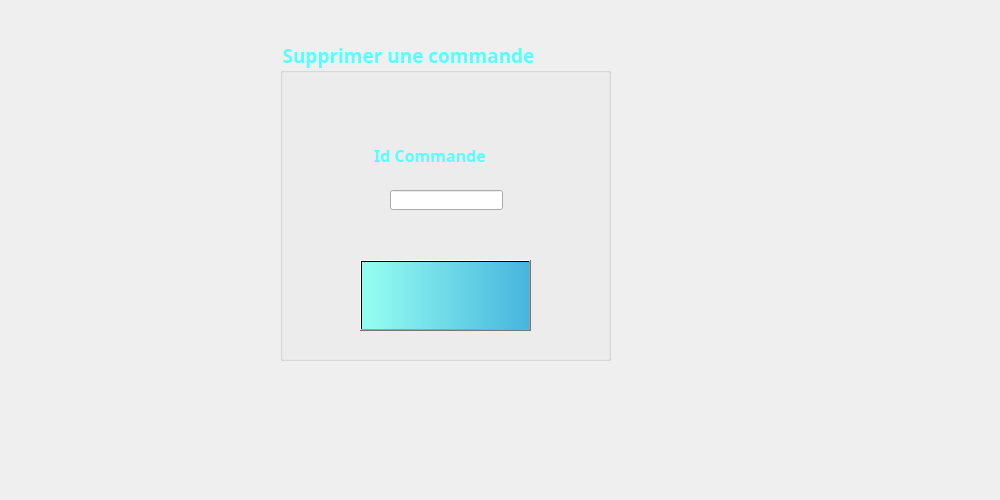
      <widget class="QWidget" name="tab_11">
       <attribute name="title">
        <string>Supprimer</string>
       </attribute>
       <widget class="QGroupBox" name="groupBox_6">
        <property name="geometry">
         <rect>
          <x>280</x>
          <y>40</y>
          <width>331</width>
          <height>321</height>
         </rect>
        </property>
        <property name="font">
         <font>
          <family>Lucida Calligraphy</family>
          <pointsize>14</pointsize>
          <weight>75</weight>
          <bold>true</bold>
         </font>
        </property>
        <property name="layoutDirection">
         <enum>Qt::LeftToRight</enum>
        </property>
        <property name="styleSheet">
         <string notr="true">color: rgb(255, 80, 97);
color: rgb(0, 255, 255);
color: rgb(85, 255, 255);
</string>
        </property>
        <property name="title">
         <string>Supprimer une commande</string>
        </property>
        <widget class="QLabel" name="label_43">
         <property name="geometry">
          <rect>
           <x>168</x>
           <y>318</y>
           <width>2101</width>
           <height>2211</height>
          </rect>
         </property>
         <property name="text">
          <string/>
         </property>
         <property name="pixmap">
          <pixmap>macaron.jpg</pixmap>
         </property>
        </widget>
        <widget class="QPushButton" name="pushButton_6">
         <property name="geometry">
          <rect>
           <x>80</x>
           <y>220</y>
           <width>171</width>
           <height>71</height>
          </rect>
         </property>
         <property name="font">
          <font>
           <family>Lucida Calligraphy</family>
           <pointsize>11</pointsize>
           <weight>75</weight>
           <bold>true</bold>
          </font>
         </property>
         <property name="styleSheet">
          <string notr="true">background-color: qlineargradient(spread:pad, x1:0, y1:0, x2:1, y2:0, stop:0 rgba(150, 255, 242, 255), stop:1 rgba(71, 181, 222, 255));</string>
         </property>
         <property name="text">
          <string/>
         </property>
         <property name="icon">
          <iconset>
           <normaloff>../../../../Downloads/poubelle.png</normaloff>../../../../Downloads/poubelle.png</iconset>
         </property>
         <property name="iconSize">
          <size>
           <width>150</width>
           <height>150</height>
          </size>
         </property>
        </widget>
        <widget class="QLabel" name="label_45">
         <property name="geometry">
          <rect>
           <x>90</x>
           <y>100</y>
           <width>171</width>
           <height>31</height>
          </rect>
         </property>
         <property name="font">
          <font>
           <family>Lucida Calligraphy</family>
           <pointsize>12</pointsize>
           <weight>75</weight>
           <bold>true</bold>
          </font>
         </property>
         <property name="text">
          <string> Id Commande</string>
         </property>
        </widget>
        <widget class="QLineEdit" name="lineEdit_16">
         <property name="geometry">
          <rect>
           <x>110</x>
           <y>150</y>
           <width>113</width>
           <height>20</height>
          </rect>
         </property>
        </widget>
       </widget>
       <widget class="QLabel" name="label_46">
        <property name="geometry">
         <rect>
          <x>-30</x>
          <y>-90</y>
          <width>991</width>
          <height>491</height>
         </rect>
        </property>
        <property name="text">
         <string/>
        </property>
        <property name="pixmap">
         <pixmap>../../../../Downloads/154381946_1831634480335042_4446684979299693543_n.jpg</pixmap>
        </property>
       </widget>
       <zorder>label_46</zorder>
       <zorder>groupBox_6</zorder>
      </widget>
